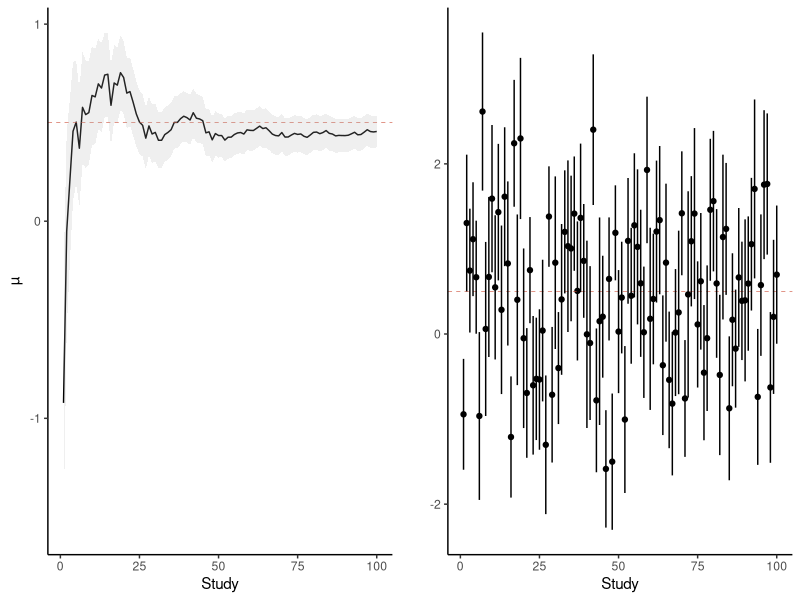

Write R code to recreate this figure.
## ---- chunk 1

library(ggplot2)

postvals <- function(mu_data, sigma_data, mu_prior, sigma_prior){
  
  post_mu <- (mu_prior / sigma_prior^2 + mu_data /sigma_data^2) / (1 / sigma_prior^2 + 1 / sigma_data^2)
  post_sigma <- sqrt(1/(1 / sigma_prior^2 + 1 / sigma_data^2))
  
  c(mu=post_mu, sigma=post_sigma)}

nsim <- 100
cint <- 0.05
errint <- 0.4
theta  <- 0.5
postset <- array(NA, dim=c(nsim, 5))
freqset <- array(NA, dim=c(nsim, 5))

z_adj <- abs(qnorm(errint/2))/abs(qnorm(cint/2))

set.seed(3)
for(i in 1:nrow(postset)){
  xsamp <- rnorm(25, theta, 5)
  if(i==1){
    post  <- postvals(mean(xsamp), sd(xsamp)/sqrt(length(xsamp)), 0, 5)
  }else{
    post  <- postvals(mean(xsamp), sd(xsamp)/sqrt(length(xsamp)), post[1], post[2])}
  postset[i,] <- c(i, post, post[1]-post[2]*abs(qnorm(cint/2))*z_adj, post[1]+post[2]*abs(qnorm(cint/2))*z_adj)
  
  fse <- sd(xsamp)/sqrt(length(xsamp))
  freqset[i,] <- c(i, mean(xsamp), fse,  mean(xsamp)-fse*abs(qnorm(cint/2))*z_adj,  mean(xsamp)+fse*abs(qnorm(cint/2))*z_adj)}

postset <- setNames(as.data.frame(postset), c("iter", "mu", "se", "ll", "ul"))

p1 <- ggplot(postset, aes(iter, mu))+
  geom_line()+ylab("µ")+xlab("Study")+
  geom_hline(yintercept = 0.5, col="tomato3", lty=2, lwd=0.2)+
  geom_ribbon(aes(ymin = ll, ymax = ul), fill = "grey70", alpha=0.2)+
  theme_classic()

freqset <- setNames(as.data.frame(freqset), c("iter", "mu", "se", "ll", "ul"))

p2 <- ggplot(freqset, aes(iter, mu))+
  geom_point()+ylab("")+xlab("Study")+
  geom_hline(yintercept = 0.5, col="tomato3", lty=2, lwd=0.2)+
  geom_errorbar(aes(ymin=ll, ymax=ul), width=0)+
  theme_classic()

sequpdate <- cowplot::plot_grid(p1, p2, ncol=2)
print(sequpdate)
